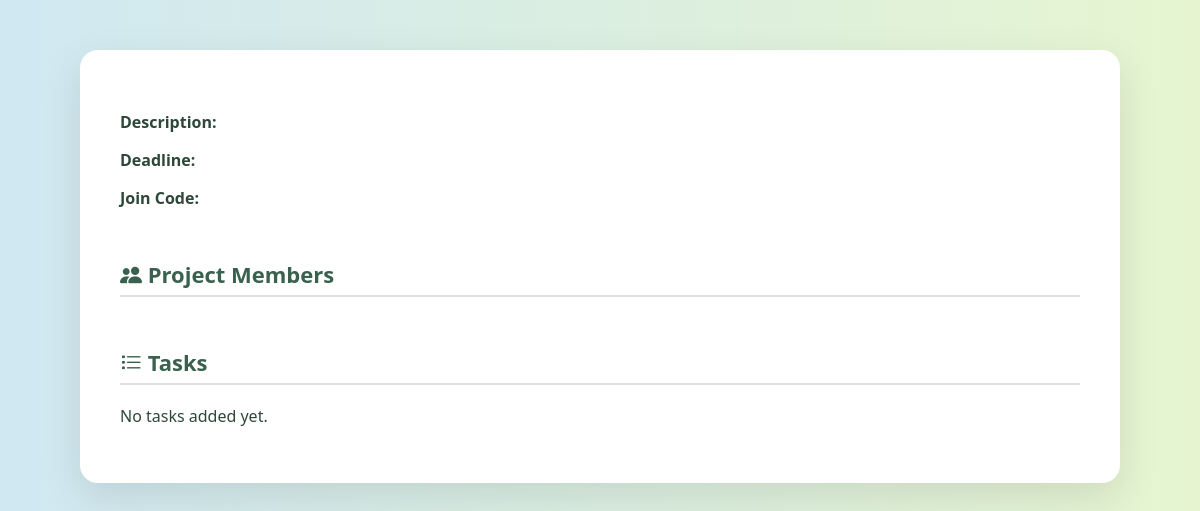
/project/3 (signed in), run on an earlier commit of the app's database.
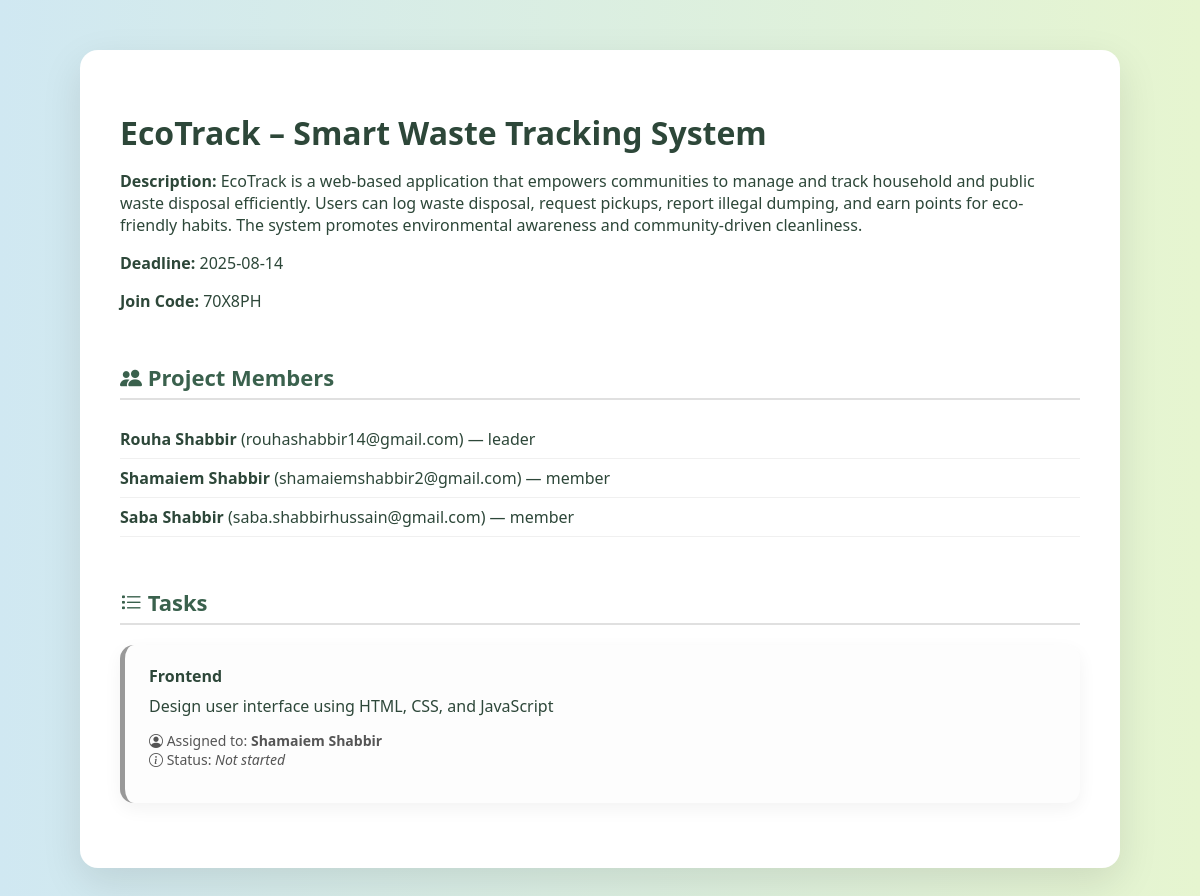
And on a later commit of the database.
### tables this page shows
CREATE TABLE projects (
    id INTEGER PRIMARY KEY AUTOINCREMENT,
    title TEXT NOT NULL,
    description TEXT,
    deadline DATE,
    created_by INTEGER,
    created_at TIMESTAMP DEFAULT CURRENT_TIMESTAMP, join_code TEXT,
    FOREIGN KEY (created_by) REFERENCES users(id)
);

CREATE TABLE project_members (
    id INTEGER PRIMARY KEY AUTOINCREMENT,
    project_id INTEGER,
    user_id INTEGER,
    role TEXT CHECK(role IN ('leader', 'member')) DEFAULT 'member',
    FOREIGN KEY (project_id) REFERENCES projects(id),
    FOREIGN KEY (user_id) REFERENCES users(id)
);

CREATE TABLE users (
        id INTEGER PRIMARY KEY AUTOINCREMENT,
        name TEXT NOT NULL,
        email TEXT NOT NULL UNIQUE,
        password TEXT NOT NULL,
        created_at TIMESTAMP DEFAULT CURRENT_TIMESTAMP
    );

CREATE TABLE tasks (
            id INTEGER PRIMARY KEY AUTOINCREMENT,
            title TEXT NOT NULL,
            description TEXT,
            status TEXT CHECK(status IN ('not started', 'in progress', 'completed')) DEFAULT 'not started',
            assigned_to INTEGER,
            project_id INTEGER,
            FOREIGN KEY (assigned_to) REFERENCES users(id),
            FOREIGN KEY (project_id) REFERENCES projects(id)
        );

### app.py (the view, shortened to what this page needs)
@app.route('/project/<int:project_id>', methods=['GET', 'POST'])
def project_details(project_id):
    if 'user_id' not in session:
        return redirect('/login')
    conn = get_db_connection()
    conn.row_factory = sqlite3.Row
    c = conn.cursor()
    user_id = session['user_id']
    c.execute("SELECT * FROM projects WHERE id = ?", (project_id,))
    project = c.fetchone()
    c.execute("SELECT role FROM project_members WHERE project_id = ? AND user_id = ?", (project_id, user_id))
    role = c.fetchone()
    is_leader = role and role['role'] == 'leader'
    c.execute("""
        SELECT u.id, u.name, u.email, pm.role
        FROM project_members pm
        JOIN users u ON pm.user_id = u.id
        WHERE pm.project_id = ?
    """, (project_id,))
    members = c.fetchall()
    c.execute("""
    SELECT t.id, t.title, t.description, t.status, t.assigned_to, u.name as assignee_name
    FROM tasks t
    JOIN users u ON t.assigned_to = u.id
    WHERE t.project_id = ?
""", (project_id,))
    tasks = c.fetchall()
    conn.close()
    return render_template('project_details.html',
                           project=project,
                           members=members,
                           tasks=tasks,
                           is_leader=is_leader)

### app.py (called while the page is built)
def get_db_connection():
    conn = sqlite3.connect('data.db')
    conn.row_factory = sqlite3.Row
    return conn

### templates/project_details.html (shortened to what this page needs)
<!DOCTYPE html>
<html>
<head>
  <link rel="stylesheet" href="https://cdn.jsdelivr.net/npm/bootstrap-icons@1.10.5/font/bootstrap-icons.css">
</head>
<body>
  <div class="container">
    <h1>{{ project['title'] }}</h1>
    <p><strong>Description:</strong> {{ project['description'] }}</p>
    <p><strong>Deadline:</strong> {{ project['deadline'] }}</p>
    <p><strong>Join Code:</strong> {{ project['join_code'] }}</p>
    <div class="section">
      <h3><i class="bi bi-people-fill"></i> Project Members</h3>
      <ul>
        {% for m in members %}
          <li><strong>{{ m['name'] }}</strong> ({{ m['email'] }}) — {{ m['role'] }}</li>
        {% endfor %}
      </ul>
    </div>
    <div class="section">
      <h3><i class="bi bi-list-task"></i> Tasks</h3>
      {% if tasks %}
        {% for task in tasks %}
          <div class="task-card"
               style="border-left-color:
                 {% if task['status'] == 'not started' %}#999
                 {% elif task['status'] == 'in progress' %}#ffb400
                 {% elif task['status'] == 'completed' %}#28a745
                 {% else %}#ccc{% endif %};">
            <h4 style="margin: 0 0 8px;">{{ task['title'] }}</h4>
            <p style="margin: 0 0 8px;">{{ task['description'] }}</p>
            <p style="font-size: 14px; color: #555;">
              <i class="bi bi-person-circle"></i> Assigned to: <strong>{{ task['assignee_name'] }}</strong><br>
              <i class="bi bi-info-circle"></i> Status:
              {% if task['assigned_to']|int == session['user_id']|int %}
                <form method="POST" action="/update_task_status/{{ task['id'] }}" style="display: inline;">
                  <select name="status" onchange="this.form.submit()" style="padding: 4px 8px;">
                    <option value="not started" {% if task['status'] == 'not started' %}selected{% endif %}>Not Started</option>
                    <option value="in progress" {% if task['status'] == 'in progress' %}selected{% endif %}>In Progress</option>
                    <option value="completed" {% if task['status'] == 'completed' %}selected{% endif %}>Completed</option>
                  </select>
                </form>
              {% else %}
                <em>{{ task['status']|capitalize }}</em>
              {% endif %}
            </p>
          </div>
        {% endfor %}
      {% else %}
        <p>No tasks added yet.</p>
      {% endif %}
    </div>
  </div>
</body>
</html>

What changed in the data, as far as the page shows it:
added projects: title "EcoTrack – Smart Waste Tracking System", description "EcoTrack is a web-based application that empowers communities to manage and track household and public waste disposal efficiently. Users can log waste disposal, request pickups, report illegal dumping, and earn points for eco-friendly habits. The system promotes environmental awareness and community-driven cleanliness.", deadline "2025-08-14", join_code "70X8PH"
added project_members: name "Rouha Shabbir", email "rouhashabbir14@gmail.com", role "leader"
added project_members: name "Shamaiem Shabbir", email "shamaiemshabbir2@gmail.com", role "member"
added project_members: name "Saba Shabbir", email "saba.shabbirhussain@gmail.com", role "member"
added tasks: title "Frontend", description "Design user interface using HTML, CSS, and JavaScript", assignee_name "Shamaiem Shabbir", status "Not started"
Also different on the page:
text no longer shown: "No tasks added yet."
